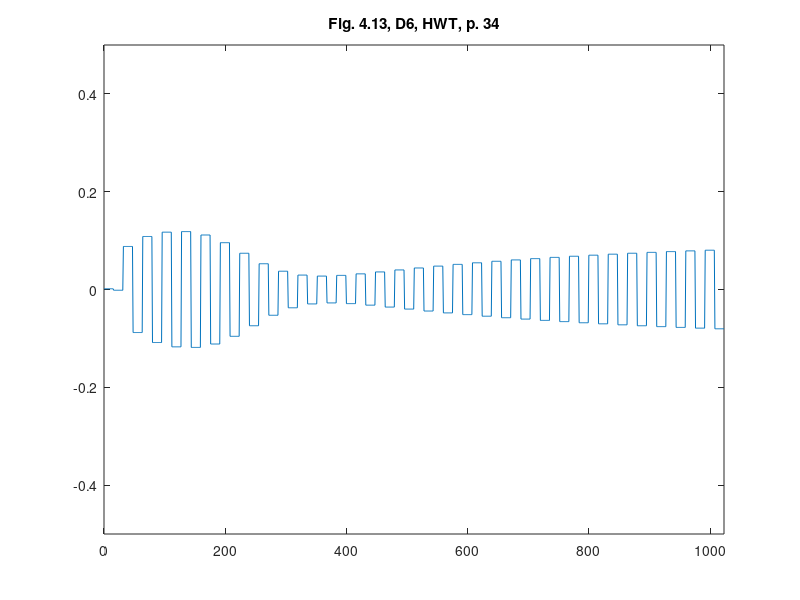

Recreate this plot in MATLAB.
%% ========================================================================
%% Programmatic octave notes on "Ripples in Mathematics" by A. Jensen
%% and A. la Cour-Harbo written with a deep gratitude to the authors for
%% this wonderful text. 
%% 
%% Reconstruction of graphs in Figure 4.13, top, p.34, Ch 04, D6, HWT
%%
%% Author: Vladimir Kulyukin
%% 
%% NB: I have tested this code in Octave 4.
%% =========================================================================
t = [0:1023];

y_fig_4_13_d6_p34 = [
0.0015334673446952825
0.0015334673446952825
0.0015334673446952825
0.0015334673446952825
0.0015334673446952825
0.0015334673446952825
0.0015334673446952825
0.0015334673446952825
0.0015334673446952825
0.0015334673446952825
0.0015334673446952825
0.0015334673446952825
0.0015334673446952825
0.0015334673446952825
0.0015334673446952825
0.0015334673446952825
-0.0015334673446952825
-0.0015334673446952825
-0.0015334673446952825
-0.0015334673446952825
-0.0015334673446952825
-0.0015334673446952825
-0.0015334673446952825
-0.0015334673446952825
-0.0015334673446952825
-0.0015334673446952825
-0.0015334673446952825
-0.0015334673446952825
-0.0015334673446952825
-0.0015334673446952825
-0.0015334673446952825
-0.0015334673446952825
0.08798981473569997
0.08798981473569997
0.08798981473569997
0.08798981473569997
0.08798981473569997
0.08798981473569997
0.08798981473569997
0.08798981473569997
0.08798981473569997
0.08798981473569997
0.08798981473569997
0.08798981473569997
0.08798981473569997
0.08798981473569997
0.08798981473569997
0.08798981473569997
-0.08798981473569997
-0.08798981473569997
-0.08798981473569997
-0.08798981473569997
-0.08798981473569997
-0.08798981473569997
-0.08798981473569997
-0.08798981473569997
-0.08798981473569997
-0.08798981473569997
-0.08798981473569997
-0.08798981473569997
-0.08798981473569997
-0.08798981473569997
-0.08798981473569997
-0.08798981473569997
0.10840203388255301
0.10840203388255301
0.10840203388255301
0.10840203388255301
0.10840203388255301
0.10840203388255301
0.10840203388255301
0.10840203388255301
0.10840203388255301
0.10840203388255301
0.10840203388255301
0.10840203388255301
0.10840203388255301
0.10840203388255301
0.10840203388255301
0.10840203388255301
-0.10840203388255301
-0.10840203388255301
-0.10840203388255301
-0.10840203388255301
-0.10840203388255301
-0.10840203388255301
-0.10840203388255301
-0.10840203388255301
-0.10840203388255301
-0.10840203388255301
-0.10840203388255301
-0.10840203388255301
-0.10840203388255301
-0.10840203388255301
-0.10840203388255301
-0.10840203388255301
0.11723787111529684
0.11723787111529684
0.11723787111529684
0.11723787111529684
0.11723787111529684
0.11723787111529684
0.11723787111529684
0.11723787111529684
0.11723787111529684
0.11723787111529684
0.11723787111529684
0.11723787111529684
0.11723787111529684
0.11723787111529684
0.11723787111529684
0.11723787111529684
-0.11723787111529684
-0.11723787111529684
-0.11723787111529684
-0.11723787111529684
-0.11723787111529684
-0.11723787111529684
-0.11723787111529684
-0.11723787111529684
-0.11723787111529684
-0.11723787111529684
-0.11723787111529684
-0.11723787111529684
-0.11723787111529684
-0.11723787111529684
-0.11723787111529684
-0.11723787111529684
0.11845348180831786
0.11845348180831786
0.11845348180831786
0.11845348180831786
0.11845348180831786
0.11845348180831786
0.11845348180831786
0.11845348180831786
0.11845348180831786
0.11845348180831786
0.11845348180831786
0.11845348180831786
0.11845348180831786
0.11845348180831786
0.11845348180831786
0.11845348180831786
-0.11845348180831786
-0.11845348180831786
-0.11845348180831786
-0.11845348180831786
-0.11845348180831786
-0.11845348180831786
-0.11845348180831786
-0.11845348180831786
-0.11845348180831786
-0.11845348180831786
-0.11845348180831786
-0.11845348180831786
-0.11845348180831786
-0.11845348180831786
-0.11845348180831786
-0.11845348180831786
0.11147307582711033
0.11147307582711033
0.11147307582711033
0.11147307582711033
0.11147307582711033
0.11147307582711033
0.11147307582711033
0.11147307582711033
0.11147307582711033
0.11147307582711033
0.11147307582711033
0.11147307582711033
0.11147307582711033
0.11147307582711033
0.11147307582711033
0.11147307582711033
-0.11147307582711033
-0.11147307582711033
-0.11147307582711033
-0.11147307582711033
-0.11147307582711033
-0.11147307582711033
-0.11147307582711033
-0.11147307582711033
-0.11147307582711033
-0.11147307582711033
-0.11147307582711033
-0.11147307582711033
-0.11147307582711033
-0.11147307582711033
-0.11147307582711033
-0.11147307582711033
0.09577214743593551
0.09577214743593551
0.09577214743593551
0.09577214743593551
0.09577214743593551
0.09577214743593551
0.09577214743593551
0.09577214743593551
0.09577214743593551
0.09577214743593551
0.09577214743593551
0.09577214743593551
0.09577214743593551
0.09577214743593551
0.09577214743593551
0.09577214743593551
-0.09577214743593551
-0.09577214743593551
-0.09577214743593551
-0.09577214743593551
-0.09577214743593551
-0.09577214743593551
-0.09577214743593551
-0.09577214743593551
-0.09577214743593551
-0.09577214743593551
-0.09577214743593551
-0.09577214743593551
-0.09577214743593551
-0.09577214743593551
-0.09577214743593551
-0.09577214743593551
0.07407751922672316
0.07407751922672316
0.07407751922672316
0.07407751922672316
0.07407751922672316
0.07407751922672316
0.07407751922672316
0.07407751922672316
0.07407751922672316
0.07407751922672316
0.07407751922672316
0.07407751922672316
0.07407751922672316
0.07407751922672316
0.07407751922672316
0.07407751922672316
-0.07407751922672316
-0.07407751922672316
-0.07407751922672316
-0.07407751922672316
-0.07407751922672316
-0.07407751922672316
-0.07407751922672316
-0.07407751922672316
-0.07407751922672316
-0.07407751922672316
-0.07407751922672316
-0.07407751922672316
-0.07407751922672316
-0.07407751922672316
-0.07407751922672316
-0.07407751922672316
0.05271581512361102
0.05271581512361102
0.05271581512361102
0.05271581512361102
0.05271581512361102
0.05271581512361102
0.05271581512361102
0.05271581512361102
0.05271581512361102
0.05271581512361102
0.05271581512361102
0.05271581512361102
0.05271581512361102
0.05271581512361102
0.05271581512361102
0.05271581512361102
-0.05271581512361102
-0.05271581512361102
-0.05271581512361102
-0.05271581512361102
-0.05271581512361102
-0.05271581512361102
-0.05271581512361102
-0.05271581512361102
-0.05271581512361102
-0.05271581512361102
-0.05271581512361102
-0.05271581512361102
-0.05271581512361102
-0.05271581512361102
-0.05271581512361102
-0.05271581512361102
0.03735911740408771
0.03735911740408771
0.03735911740408771
0.03735911740408771
0.03735911740408771
0.03735911740408771
0.03735911740408771
0.03735911740408771
0.03735911740408771
0.03735911740408771
0.03735911740408771
0.03735911740408771
0.03735911740408771
0.03735911740408771
0.03735911740408771
0.03735911740408771
-0.03735911740408771
-0.03735911740408771
-0.03735911740408771
-0.03735911740408771
-0.03735911740408771
-0.03735911740408771
-0.03735911740408771
-0.03735911740408771
-0.03735911740408771
-0.03735911740408771
-0.03735911740408771
-0.03735911740408771
-0.03735911740408771
-0.03735911740408771
-0.03735911740408771
-0.03735911740408771
0.029482395042911922
0.029482395042911922
0.029482395042911922
0.029482395042911922
0.029482395042911922
0.029482395042911922
0.029482395042911922
0.029482395042911922
0.029482395042911922
0.029482395042911922
0.029482395042911922
0.029482395042911922
0.029482395042911922
0.029482395042911922
0.029482395042911922
0.029482395042911922
-0.029482395042911922
-0.029482395042911922
-0.029482395042911922
-0.029482395042911922
-0.029482395042911922
-0.029482395042911922
-0.029482395042911922
-0.029482395042911922
-0.029482395042911922
-0.029482395042911922
-0.029482395042911922
-0.029482395042911922
-0.029482395042911922
-0.029482395042911922
-0.029482395042911922
-0.029482395042911922
0.027415363346058392
0.027415363346058392
0.027415363346058392
0.027415363346058392
0.027415363346058392
0.027415363346058392
0.027415363346058392
0.027415363346058392
0.027415363346058392
0.027415363346058392
0.027415363346058392
0.027415363346058392
0.027415363346058392
0.027415363346058392
0.027415363346058392
0.027415363346058392
-0.027415363346058392
-0.027415363346058392
-0.027415363346058392
-0.027415363346058392
-0.027415363346058392
-0.027415363346058392
-0.027415363346058392
-0.027415363346058392
-0.027415363346058392
-0.027415363346058392
-0.027415363346058392
-0.027415363346058392
-0.027415363346058392
-0.027415363346058392
-0.027415363346058392
-0.027415363346058392
0.02884593618049668
0.02884593618049668
0.02884593618049668
0.02884593618049668
0.02884593618049668
0.02884593618049668
0.02884593618049668
0.02884593618049668
0.02884593618049668
0.02884593618049668
0.02884593618049668
0.02884593618049668
0.02884593618049668
0.02884593618049668
0.02884593618049668
0.02884593618049668
-0.02884593618049668
-0.02884593618049668
-0.02884593618049668
-0.02884593618049668
-0.02884593618049668
-0.02884593618049668
-0.02884593618049668
-0.02884593618049668
-0.02884593618049668
-0.02884593618049668
-0.02884593618049668
-0.02884593618049668
-0.02884593618049668
-0.02884593618049668
-0.02884593618049668
-0.02884593618049668
0.032037655523209016
0.032037655523209016
0.032037655523209016
0.032037655523209016
0.032037655523209016
0.032037655523209016
0.032037655523209016
0.032037655523209016
0.032037655523209016
0.032037655523209016
0.032037655523209016
0.032037655523209016
0.032037655523209016
0.032037655523209016
0.032037655523209016
0.032037655523209016
-0.032037655523209016
-0.032037655523209016
-0.032037655523209016
-0.032037655523209016
-0.032037655523209016
-0.032037655523209016
-0.032037655523209016
-0.032037655523209016
-0.032037655523209016
-0.032037655523209016
-0.032037655523209016
-0.032037655523209016
-0.032037655523209016
-0.032037655523209016
-0.032037655523209016
-0.032037655523209016
0.035952659234560966
0.035952659234560966
0.035952659234560966
0.035952659234560966
0.035952659234560966
0.035952659234560966
0.035952659234560966
0.035952659234560966
0.035952659234560966
0.035952659234560966
0.035952659234560966
0.035952659234560966
0.035952659234560966
0.035952659234560966
0.035952659234560966
0.035952659234560966
-0.035952659234560966
-0.035952659234560966
-0.035952659234560966
-0.035952659234560966
-0.035952659234560966
-0.035952659234560966
-0.035952659234560966
-0.035952659234560966
-0.035952659234560966
-0.035952659234560966
-0.035952659234560966
-0.035952659234560966
-0.035952659234560966
-0.035952659234560966
-0.035952659234560966
-0.035952659234560966
0.040040586018598376
0.040040586018598376
0.040040586018598376
0.040040586018598376
0.040040586018598376
0.040040586018598376
0.040040586018598376
0.040040586018598376
0.040040586018598376
0.040040586018598376
0.040040586018598376
0.040040586018598376
0.040040586018598376
0.040040586018598376
0.040040586018598376
0.040040586018598376
-0.040040586018598376
-0.040040586018598376
-0.040040586018598376
-0.040040586018598376
-0.040040586018598376
-0.040040586018598376
-0.040040586018598376
-0.040040586018598376
-0.040040586018598376
-0.040040586018598376
-0.040040586018598376
-0.040040586018598376
-0.040040586018598376
-0.040040586018598376
-0.040040586018598376
-0.040040586018598376
0.044034356231459
0.044034356231459
0.044034356231459
0.044034356231459
0.044034356231459
0.044034356231459
0.044034356231459
0.044034356231459
0.044034356231459
0.044034356231459
0.044034356231459
0.044034356231459
0.044034356231459
0.044034356231459
0.044034356231459
0.044034356231459
-0.044034356231459
-0.044034356231459
-0.044034356231459
-0.044034356231459
-0.044034356231459
-0.044034356231459
-0.044034356231459
-0.044034356231459
-0.044034356231459
-0.044034356231459
-0.044034356231459
-0.044034356231459
-0.044034356231459
-0.044034356231459
-0.044034356231459
-0.044034356231459
0.04781827909740897
0.04781827909740897
0.04781827909740897
0.04781827909740897
0.04781827909740897
0.04781827909740897
0.04781827909740897
0.04781827909740897
0.04781827909740897
0.04781827909740897
0.04781827909740897
0.04781827909740897
0.04781827909740897
0.04781827909740897
0.04781827909740897
0.04781827909740897
-0.04781827909740897
-0.04781827909740897
-0.04781827909740897
-0.04781827909740897
-0.04781827909740897
-0.04781827909740897
-0.04781827909740897
-0.04781827909740897
-0.04781827909740897
-0.04781827909740897
-0.04781827909740897
-0.04781827909740897
-0.04781827909740897
-0.04781827909740897
-0.04781827909740897
-0.04781827909740897
0.0513536306554385
0.0513536306554385
0.0513536306554385
0.0513536306554385
0.0513536306554385
0.0513536306554385
0.0513536306554385
0.0513536306554385
0.0513536306554385
0.0513536306554385
0.0513536306554385
0.0513536306554385
0.0513536306554385
0.0513536306554385
0.0513536306554385
0.0513536306554385
-0.0513536306554385
-0.0513536306554385
-0.0513536306554385
-0.0513536306554385
-0.0513536306554385
-0.0513536306554385
-0.0513536306554385
-0.0513536306554385
-0.0513536306554385
-0.0513536306554385
-0.0513536306554385
-0.0513536306554385
-0.0513536306554385
-0.0513536306554385
-0.0513536306554385
-0.0513536306554385
0.05463897283347028
0.05463897283347028
0.05463897283347028
0.05463897283347028
0.05463897283347028
0.05463897283347028
0.05463897283347028
0.05463897283347028
0.05463897283347028
0.05463897283347028
0.05463897283347028
0.05463897283347028
0.05463897283347028
0.05463897283347028
0.05463897283347028
0.05463897283347028
-0.05463897283347028
-0.05463897283347028
-0.05463897283347028
-0.05463897283347028
-0.05463897283347028
-0.05463897283347028
-0.05463897283347028
-0.05463897283347028
-0.05463897283347028
-0.05463897283347028
-0.05463897283347028
-0.05463897283347028
-0.05463897283347028
-0.05463897283347028
-0.05463897283347028
-0.05463897283347028
0.057689546204740295
0.057689546204740295
0.057689546204740295
0.057689546204740295
0.057689546204740295
0.057689546204740295
0.057689546204740295
0.057689546204740295
0.057689546204740295
0.057689546204740295
0.057689546204740295
0.057689546204740295
0.057689546204740295
0.057689546204740295
0.057689546204740295
0.057689546204740295
-0.057689546204740295
-0.057689546204740295
-0.057689546204740295
-0.057689546204740295
-0.057689546204740295
-0.057689546204740295
-0.057689546204740295
-0.057689546204740295
-0.057689546204740295
-0.057689546204740295
-0.057689546204740295
-0.057689546204740295
-0.057689546204740295
-0.057689546204740295
-0.057689546204740295
-0.057689546204740295
0.06052672588268612
0.06052672588268612
0.06052672588268612
0.06052672588268612
0.06052672588268612
0.06052672588268612
0.06052672588268612
0.06052672588268612
0.06052672588268612
0.06052672588268612
0.06052672588268612
0.06052672588268612
0.06052672588268612
0.06052672588268612
0.06052672588268612
0.06052672588268612
-0.06052672588268612
-0.06052672588268612
-0.06052672588268612
-0.06052672588268612
-0.06052672588268612
-0.06052672588268612
-0.06052672588268612
-0.06052672588268612
-0.06052672588268612
-0.06052672588268612
-0.06052672588268612
-0.06052672588268612
-0.06052672588268612
-0.06052672588268612
-0.06052672588268612
-0.06052672588268612
0.06317268511351457
0.06317268511351457
0.06317268511351457
0.06317268511351457
0.06317268511351457
0.06317268511351457
0.06317268511351457
0.06317268511351457
0.06317268511351457
0.06317268511351457
0.06317268511351457
0.06317268511351457
0.06317268511351457
0.06317268511351457
0.06317268511351457
0.06317268511351457
-0.06317268511351457
-0.06317268511351457
-0.06317268511351457
-0.06317268511351457
-0.06317268511351457
-0.06317268511351457
-0.06317268511351457
-0.06317268511351457
-0.06317268511351457
-0.06317268511351457
-0.06317268511351457
-0.06317268511351457
-0.06317268511351457
-0.06317268511351457
-0.06317268511351457
-0.06317268511351457
0.06564770861377664
0.06564770861377664
0.06564770861377664
0.06564770861377664
0.06564770861377664
0.06564770861377664
0.06564770861377664
0.06564770861377664
0.06564770861377664
0.06564770861377664
0.06564770861377664
0.06564770861377664
0.06564770861377664
0.06564770861377664
0.06564770861377664
0.06564770861377664
-0.06564770861377664
-0.06564770861377664
-0.06564770861377664
-0.06564770861377664
-0.06564770861377664
-0.06564770861377664
-0.06564770861377664
-0.06564770861377664
-0.06564770861377664
-0.06564770861377664
-0.06564770861377664
-0.06564770861377664
-0.06564770861377664
-0.06564770861377664
-0.06564770861377664
-0.06564770861377664
0.06796881150731779
0.06796881150731779
0.06796881150731779
0.06796881150731779
0.06796881150731779
0.06796881150731779
0.06796881150731779
0.06796881150731779
0.06796881150731779
0.06796881150731779
0.06796881150731779
0.06796881150731779
0.06796881150731779
0.06796881150731779
0.06796881150731779
0.06796881150731779
-0.06796881150731779
-0.06796881150731779
-0.06796881150731779
-0.06796881150731779
-0.06796881150731779
-0.06796881150731779
-0.06796881150731779
-0.06796881150731779
-0.06796881150731779
-0.06796881150731779
-0.06796881150731779
-0.06796881150731779
-0.06796881150731779
-0.06796881150731779
-0.06796881150731779
-0.06796881150731779
0.07014895028656407
0.07014895028656407
0.07014895028656407
0.07014895028656407
0.07014895028656407
0.07014895028656407
0.07014895028656407
0.07014895028656407
0.07014895028656407
0.07014895028656407
0.07014895028656407
0.07014895028656407
0.07014895028656407
0.07014895028656407
0.07014895028656407
0.07014895028656407
-0.07014895028656407
-0.07014895028656407
-0.07014895028656407
-0.07014895028656407
-0.07014895028656407
-0.07014895028656407
-0.07014895028656407
-0.07014895028656407
-0.07014895028656407
-0.07014895028656407
-0.07014895028656407
-0.07014895028656407
-0.07014895028656407
-0.07014895028656407
-0.07014895028656407
-0.07014895028656407
0.07219643819872465
0.07219643819872465
0.07219643819872465
0.07219643819872465
0.07219643819872465
0.07219643819872465
0.07219643819872465
0.07219643819872465
0.07219643819872465
0.07219643819872465
0.07219643819872465
0.07219643819872465
0.07219643819872465
0.07219643819872465
0.07219643819872465
0.07219643819872465
-0.07219643819872465
-0.07219643819872465
-0.07219643819872465
-0.07219643819872465
-0.07219643819872465
-0.07219643819872465
-0.07219643819872465
-0.07219643819872465
-0.07219643819872465
-0.07219643819872465
-0.07219643819872465
-0.07219643819872465
-0.07219643819872465
-0.07219643819872465
-0.07219643819872465
-0.07219643819872465
0.07411434651527757
0.07411434651527757
0.07411434651527757
0.07411434651527757
0.07411434651527757
0.07411434651527757
0.07411434651527757
0.07411434651527757
0.07411434651527757
0.07411434651527757
0.07411434651527757
0.07411434651527757
0.07411434651527757
0.07411434651527757
0.07411434651527757
0.07411434651527757
-0.07411434651527757
-0.07411434651527757
-0.07411434651527757
-0.07411434651527757
-0.07411434651527757
-0.07411434651527757
-0.07411434651527757
-0.07411434651527757
-0.07411434651527757
-0.07411434651527757
-0.07411434651527757
-0.07411434651527757
-0.07411434651527757
-0.07411434651527757
-0.07411434651527757
-0.07411434651527757
0.07589976341990548
0.07589976341990548
0.07589976341990548
0.07589976341990548
0.07589976341990548
0.07589976341990548
0.07589976341990548
0.07589976341990548
0.07589976341990548
0.07589976341990548
0.07589976341990548
0.07589976341990548
0.07589976341990548
0.07589976341990548
0.07589976341990548
0.07589976341990548
-0.07589976341990548
-0.07589976341990548
-0.07589976341990548
-0.07589976341990548
-0.07589976341990548
-0.07589976341990548
-0.07589976341990548
-0.07589976341990548
-0.07589976341990548
-0.07589976341990548
-0.07589976341990548
-0.07589976341990548
-0.07589976341990548
-0.07589976341990548
-0.07589976341990548
-0.07589976341990548
0.07754283725677438
0.07754283725677438
0.07754283725677438
0.07754283725677438
0.07754283725677438
0.07754283725677438
0.07754283725677438
0.07754283725677438
0.07754283725677438
0.07754283725677438
0.07754283725677438
0.07754283725677438
0.07754283725677438
0.07754283725677438
0.07754283725677438
0.07754283725677438
-0.07754283725677438
-0.07754283725677438
-0.07754283725677438
-0.07754283725677438
-0.07754283725677438
-0.07754283725677438
-0.07754283725677438
-0.07754283725677438
-0.07754283725677438
-0.07754283725677438
-0.07754283725677438
-0.07754283725677438
-0.07754283725677438
-0.07754283725677438
-0.07754283725677438
-0.07754283725677438
0.07902557862263485
0.07902557862263485
0.07902557862263485
0.07902557862263485
0.07902557862263485
0.07902557862263485
0.07902557862263485
0.07902557862263485
0.07902557862263485
0.07902557862263485
0.07902557862263485
0.07902557862263485
0.07902557862263485
0.07902557862263485
0.07902557862263485
0.07902557862263485
-0.07902557862263485
-0.07902557862263485
-0.07902557862263485
-0.07902557862263485
-0.07902557862263485
-0.07902557862263485
-0.07902557862263485
-0.07902557862263485
-0.07902557862263485
-0.07902557862263485
-0.07902557862263485
-0.07902557862263485
-0.07902557862263485
-0.07902557862263485
-0.07902557862263485
-0.07902557862263485
0.08032045947765984
0.08032045947765984
0.08032045947765984
0.08032045947765984
0.08032045947765984
0.08032045947765984
0.08032045947765984
0.08032045947765984
0.08032045947765984
0.08032045947765984
0.08032045947765984
0.08032045947765984
0.08032045947765984
0.08032045947765984
0.08032045947765984
0.08032045947765984
-0.08032045947765984
-0.08032045947765984
-0.08032045947765984
-0.08032045947765984
-0.08032045947765984
-0.08032045947765984
-0.08032045947765984
-0.08032045947765984
-0.08032045947765984
-0.08032045947765984
-0.08032045947765984
-0.08032045947765984
-0.08032045947765984
-0.08032045947765984
-0.08032045947765984
-0.08032045947765984
];

figure;
plot(t, y_fig_4_13_d6_p34);
xlim([0 1023]);
ylim([-0.5 0.5]);
title('Fig. 4.13, D6, HWT, p. 34');
